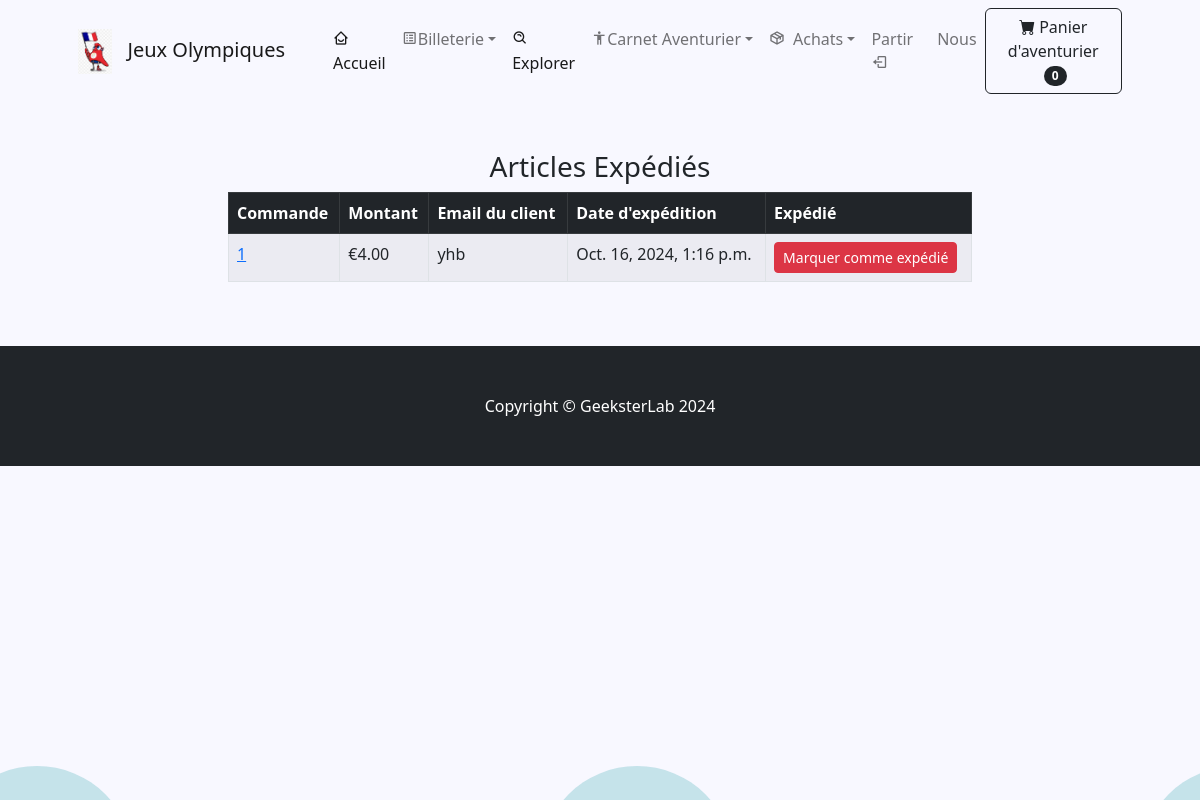
/paiement/shipped_dash (signed in), run on the app's committed database.
### paiement/models.py (models this page shows, shortened)
class Order(models.Model):
	user = models.ForeignKey(User, on_delete=models.CASCADE, null=True, blank=True)
	full_name = models.CharField(max_length=250)
	email = models.EmailField(max_length=250)
	shipping_address = models.TextField(max_length=15000)
	amount_paid = models.DecimalField(max_digits=7, decimal_places=2)
	date_ordered = models.DateTimeField(auto_now_add=True)
	shipped = models.BooleanField(default=False)
	date_shipped = models.DateTimeField(blank=True, null=True)

### paiement/views.py (the view, shortened to what this page needs)
# urls.py: path('shipped_dash', views.shipped_dash, name="shipped_dash"),
def shipped_dash(request):
	if request.user.is_authenticated and request.user.is_superuser:
		orders = Order.objects.filter(shipped=True)
		return render(request, "paiement/shipped_dash.html", {"orders":orders})
	else:
		messages.error(request, "Accès refusé")
		return redirect('category_summary')

### panier/cart.py (called while the page is built)
	def __len__(self):
		return len(self.cart)

### panier/context_processors.py (called while the page is built)
def cart_summary(request):
    return {'panier': Cart(request)}

### paiement/templates/paiement/shipped_dash.html (shortened to what this page needs)
{% extends 'base.html' %}
{% block content %}
        <div class="container">
        	<div class="row">
        		<center>
        			<div class="col-8">
        				<br/><br/>
<h3>Articles Expédiés</h3>
<table class="table table-striped table-hover table-bordered">
  <thead class="table-dark">
    <tr>
      <th scope="col">Commande</th>
      <th scope="col">Montant</th>
      <th scope="col">Email du client</th>
      <th scope="col">Date d'expédition</th>
      <th scope="col">Expédié</th>
    </tr>
  </thead>
  <tbody>
    {% for item in orders %}
    <tr>
      <td><a href="{% url 'orders' item.id %}">{{ item.id }}</a></td>
      <td>€{{ item.amount_paid }}</td>
      <td>{{ item.email }}</td>
      <td>{{ item.date_shipped }}</td>
       <td>
        <form method="POST">
          <button type="Submit" class="btn btn-danger btn-sm">Marquer comme expédié</button>
        </form>
      </td>
    </tr>
    {% endfor %}
  </tbody>
</table>
<br/><br/>
        			</div>
        		</center>
        	</div>
        </div>
{% endblock %}

### data on the page
Order: id "1", amount_paid "4.00", email "yhb", date_shipped "Oct. 16, 2024, 1:16 p.m."

### other printed values
{{ panier|length }} "0"
